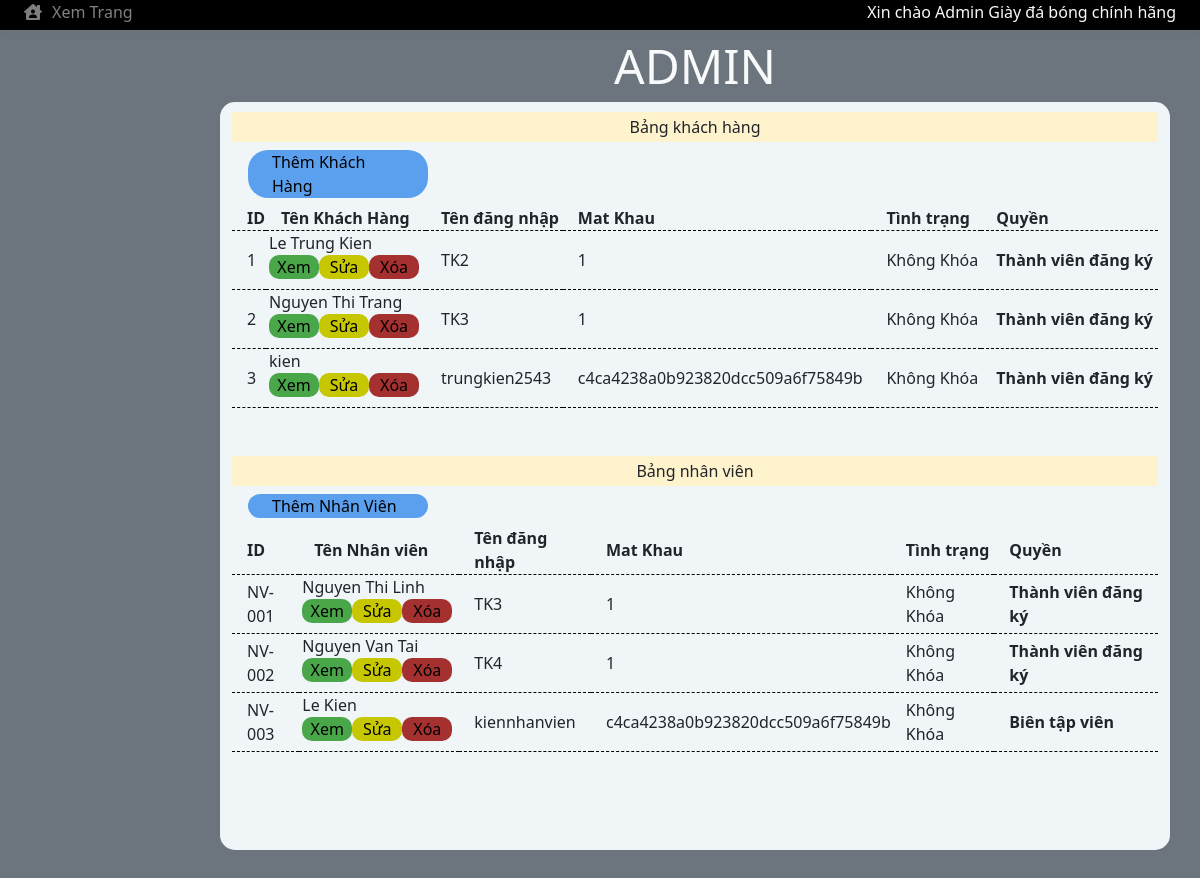
The app's page /admin/index.php?id=nd, older data.
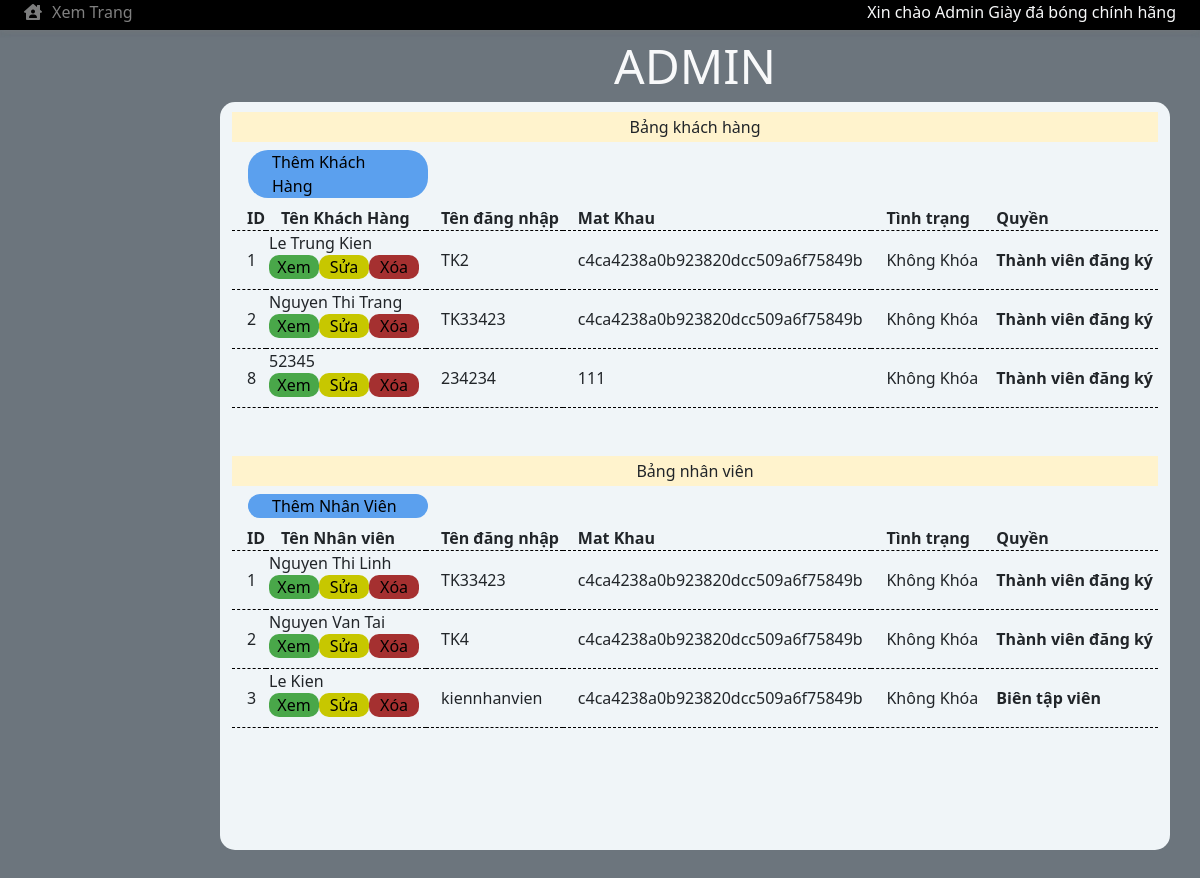
The same page, newer data.
### tables this page shows
CREATE TABLE `khachhang` (
  `MaKhach` int(50) NOT NULL,
  `TenKhach` varchar(50) NOT NULL,
  `DiaChi` varchar(50) NOT NULL,
  `SDT` varchar(50) NOT NULL,
  `MaTaiKhoan` int(50) NOT NULL,
  `TrangThai` int(2) NOT NULL DEFAULT 1
);

CREATE TABLE `taikhoan` (
  `MaTaiKhoan` int(50) NOT NULL,
  `TenDN` varchar(50) NOT NULL,
  `MatKhau` varchar(50) NOT NULL,
  `Email` varchar(50) NOT NULL,
  `NgayTao` date NOT NULL,
  `TinhTrang` tinyint(1) NOT NULL,
  `Quyen` varchar(50) NOT NULL,
  `TrangThai` int(2) NOT NULL DEFAULT 1
);

CREATE TABLE `nhanvien` (
  `MaNhanVien` varchar(50) NOT NULL,
  `Quyen` tinyint(1) NOT NULL,
  `DiaChi` varchar(50) NOT NULL,
  `TenNhanVien` varchar(50) NOT NULL,
  `SDT` varchar(50) NOT NULL,
  `MaTaiKhoan` int(50) NOT NULL,
  `TrangThai` int(2) NOT NULL DEFAULT 1
);

### admin/template/template_content/nguoidung.php (the view, shortened to what this page needs)
<div id="nguoidung">
<?php
$MaQuyen = $_GET['pq'];
include '../db/dbconnect.php';
$listQuyen = [];
$sql = "SELECT * FROM quyen";
$result = $conn->query($sql);
if ($result->num_rows > 0) {
    while ($row = $result->fetch_assoc()) {
        $listQuyen[$row['MaQuyen']]=$row['TenQuyen'];
    }
}
$sql = "SELECT * FROM khachhang Where TrangThai=1";
$result = $conn->query($sql);
if ($result->num_rows > 0) {
    echo "
    <div id='khachhang' class='d-block'>
    <div class='row mark m-0'>
    <p class='text-center'>Bảng khách hàng</p></div>
    <div class='row m-2'>
        <div class='col mx-2 adminthem'>
            <a href='editkh.php?pq=".$MaQuyen."' class='row'>
                <div class='col text-black'>Thêm Khách Hàng</div>
            </a>
        </div>
    </div>
    <table class='w-100  bangnoidung'>
            <tr>
                <th>ID</th>
                <th>Tên Khách Hàng</th>
                <th>Tên đăng nhập</th>
                <th>Mat Khau</th>
                <th>Tình trạng</th>
                <th>Quyền</th>
            </tr>";
    while($row = $result->fetch_assoc()) {
        $selectTaiKhoan = 'SELECT * FROM taikhoan WHERE TrangThai=1 AND MaTaiKhoan = "'. $row['MaTaiKhoan'] . '"';
        $resultTaiKhoan = mysqli_query($conn, $selectTaiKhoan);
        $rowTaiKhoan = mysqli_fetch_assoc($resultTaiKhoan);
        echo "<tr>
            <td>" . $row['MaKhach']. "</td>
            <td style='width:160px;'>
                <div class='row'>"
                    .$row['TenKhach']."
                </div>
                <div class='row hanhdong'>";
                echo"<a href='#' class='xem'>
                        <div class='col'>
                            Xem
                        </div>
                    </a>";
                echo"<a href='editkh.php?pq=".$MaQuyen."hd=s&id=".$row['MaKhach']."' class='sua'>
                        <div class='col'>
                            Sửa
                        </div>
                    </a>";
                echo"<a href='xuly/xulyXoaKH.php?pq=".$MaQuyen."&idnd=".$row['MaKhach']."&idtk=".$row['MaTaiKhoan']."' class='xoa' onclick=\"return confirm('Bạn có chắc chắn muốn xóa sản phẩm ".$row['TenKhach']."  <3')\">
                        <div class='col'>
                            Xóa
                        </div>
                    </a>";
        echo "        </div>
            </td>
            <td>" . $rowTaiKhoan["TenDN"]. "</td>
            <td>" . $rowTaiKhoan["MatKhau"]. "</td>";
            if( $rowTaiKhoan["TinhTrang"]=="0")
            echo" <td>Khóa</td>";
            else
            echo" <td>Không Khóa</td>";
            foreach ($listQuyen as $ma=>$ten ){
                if($rowTaiKhoan["Quyen"]==$ma){
                    echo "<th>$ten</th>";
            }
           }
        echo "</tr>";
    }
    echo "</table>
    </div>";
} else {
    echo "Không có sản phẩm.";
}
$sql = "SELECT * FROM nhanvien Where TrangThai=1 ";
$result = $conn->query($sql);
if ($result->num_rows > 0) {
    echo "
    <div id='nhanvien' class='d-block mt-5'>
    <div class='row mark m-0'>
    <p class='text-center'>Bảng nhân viên</p></div>
    <div class='row m-2'>
        <div class='col mx-2 adminthem'>
            <a href='editnv.php?pq=".$MaQuyen."' class='row'>
                <div class='col text-black'>Thêm Nhân Viên</div>
            </a>
        </div>
    </div>
    <table class='w-100 bangnoidung'>
        <tr>
            <th>ID</th>
            <th>Tên Nhân viên</th>
            <th>Tên đăng nhập</th>
            <th>Mat Khau</th>
            <th>Tình trạng</th>
            <th>Quyền</th>
        </tr>";
    while($row = $result->fetch_assoc()) {
        $selectTaiKhoan = 'SELECT * FROM taikhoan WHERE TrangThai=1 AND MaTaiKhoan = "'. $row['MaTaiKhoan'] . '"';
        $resultTaiKhoan = mysqli_query($conn, $selectTaiKhoan);
        $rowTaiKhoan = mysqli_fetch_assoc($resultTaiKhoan);
        echo "<tr>
            <td>" . $row['MaNhanVien']. "</td>
            <td style='width:160px;'>
                <div class='row'>"
                    .$row['TenNhanVien']."
                </div>
                <div class='row hanhdong'>";
                echo"<a href='#' class='xem'>
                        <div class='col'>
                            Xem
                        </div>
                    </a>";
                echo"<a href='editnv.php?".$MaQuyen."hd=s&id=".$row['MaNhanVien']."' class='sua'>
                        <div class='col'>
                            Sửa
                        </div>
                    </a>";
                echo"<a href='xuly/xulyXoanv.php?pq=".$MaQuyen."&idnd=".$row['MaNhanVien']."&idtk=".$row['MaTaiKhoan']."' class='xoa' onclick=\"return confirm('Bạn có chắc chắn muốn xóa sản phẩm ".$row['TenNhanVien']." <3')\">
                        <div class='col'>
                            Xóa
                        </div>
                    </a>";
        echo "        </div>
            </td>
            <td>" . $rowTaiKhoan["TenDN"]. "</td>
            <td>" . $rowTaiKhoan["MatKhau"]. "</td>";
            if( $rowTaiKhoan["TinhTrang"]==0)
            echo" <td>Khóa</td>";
            else
            echo" <td>Không Khóa</td>";
            foreach ($listQuyen as $ma=>$ten ){
                if($rowTaiKhoan["Quyen"]==$ma){
                    echo "<th>$ten</th>";
            }
           }
        echo"</tr>";
    }
    echo "</table>
    </div>";
} else {
    echo "Không có sản phẩm.";
}
?>
</div>

### admin/index.php (shortened to what this page needs)
<!DOCTYPE html>
<html lang="en">
<head>
    <link rel="stylesheet" href="https://cdnjs.cloudflare.com/ajax/libs/font-awesome/5.15.4/css/all.min.css"
 />
    <link rel="stylesheet" href="./css/bootstrap.min.css">
    <link rel="stylesheet" href="./css/DonHang.css">
    <link rel="stylesheet" href="./css/admin.css">
    <link rel="stylesheet" href="./css/KhuyenMai.css">
    <link rel="stylesheet" href="./css/PhanQuyen.css">
    <link rel="stylesheet" href="./css/DanhMuc.css">
    <link rel="stylesheet" href="../fonts/themify-icons-font/themify-icons/themify-icons.css">
</head>
<body>
    <div class="wrapper" style=" background-color: #6c757d;height:100%;min-height:100vh">
        <?php include('template/topbar_ad.php');?>
        <div class="container">
            <div class="row " style="min-height:900px;padding-bottom:50px;position: relative;">
                <div class="col-2 d-none d-lg-block d-md-block"></div>
                <?php include('template/main_ad.php');?>
            </div>
        </div>
    </div>
</body>
</html>

### admin/template/topbar_ad.php
<div id="topbar" class="row bg-black text-light d-none d-lg-flex d-md-flex m-0">
            <div id="topbar-1"class="col col-5 col-lg-4 d-flex px-4">
                <div class="icon-back">
                    <i class="fas fa-house-user"></i>
                </div>
                <a href="../"> Xem Trang</a>
            </div>
            <div class="col  col-4 d-none d-lg-flex">
             </div>
            <div class="col col-7 col-lg-4 px-4 justify-content-end d-flex align-text-top">
                <p class="text-center">
                    Xin chào Admin Giày đá bóng chính hãng
                </p>
            </div>
        </div>

### admin/template/main_ad.php
<div id="main" class="col col-12 col-lg-10 col-md-10 ">
    <?php include('header_ad.php');?>
    <?php include('content_ad.php');?>
</div>

### admin/template/header_ad.php
<div class="row text-light text-center fa-3x bg-secondary border-5">
    <p c>ADMIN</p>
</div>

### admin/template/content_ad.php (shortened to what this page needs)
<div id="content"class="row" style="background-color:#f0f5f8;height:calc(100% - 72px)">
<?php
if(isset($_GET['id'])){
    switch($_GET['id']){
        case 'nd':
            include('template_content/nguoidung.php');
        break;
    }
}
?>
</div>

### admin/css/DonHang.css (style rules this page uses)
* { margin: 0px; padding: 0px; }

### admin/css/admin.css (style rules this page uses)
* { padding: 0; margin: 0; box-sizing: border-box; }
p,a { text-decoration:none; margin: 0 !important; padding: 0 !important; }
.adminthem { max-width:180px; border-radius: 20px; background-color: #5ba0ee; color: #000; }
@media (min-width: 768px) { #main { margin-top:30px !important; } }
@media (min-width: 992px) { #main { margin-top:30px !important; } }
div#topbar { position: fixed; height: 30px; width: 100vw; top: 0px; z-index: 50; box-shadow: 0 1px 6px 0 rgb(152 152 152 / 34%), 0 2px 6px 2px rgb(60 64 67 / 15%); }
#main { margin-top: 56px; }
#main > *:nth-child(2) > * { margin-top: 10px !important; margin-bottom: 10px !important; }
#main > *:nth-child(2) { border-radius: 15px; margin-bottom: 50px; }
#topbar-1 a { color:#fff; max-height:30px; }
.icon-back { margin-right:10px; max-height:30px }
table.bangnoidung tr td .row > a { width:50px; color:#000; text-align: center; cursor: pointer; }
table.bangnoidung tr td .row .xoa { background-color: rgb(165, 48, 48); }
table.bangnoidung tr td .row .sua { background-color: rgb(199, 199, 0); }
table.bangnoidung tr td .row .xem { background-color: rgb(73, 167, 73); }
table.bangnoidung tr td ,table.bangnoidung tr th { padding-left:15px; }
table.bangnoidung tr + tr { border-top: 1px dashed black; border-bottom: 1px dashed black; border-radius: 10%; }
table.bangnoidung tr td .hanhdong { margin-bottom: 10px; }
table.bangnoidung tr td .hanhdong >a { border-radius: 10px; }
#khachhang { display: flex; }
#nhanvien { display: flex; }

### admin/css/KhuyenMai.css (style rules this page uses)
* { margin: 0px; padding: 0px; }

### admin/css/PhanQuyen.css (style rules this page uses)
* { margin: 0px; padding: 0px; }

### admin/css/DanhMuc.css (style rules this page uses)
* { margin: 0px; padding: 0px; }

Row changes from the older to the newer data that the page shows:
no longer on this page (row edited): khachhang: MaKhach "3", TenKhach "kien", MaTaiKhoan.TenDN "trungkien2543", MaTaiKhoan.MatKhau "c4ca4238a0b923820dcc509a6f75849b", ten "Thành viên đăng ký"
removed nhanvien: MaNhanVien "NV-001", TenNhanVien "Nguyen Thi Linh", MaTaiKhoan.TenDN "TK3", MaTaiKhoan.MatKhau "1", ten "Thành viên đăng ký"
removed nhanvien: MaNhanVien "NV-002", TenNhanVien "Nguyen Van Tai", MaTaiKhoan.TenDN "TK4", MaTaiKhoan.MatKhau "1", ten "Thành viên đăng ký"
removed nhanvien: MaNhanVien "NV-003", TenNhanVien "Le Kien", MaTaiKhoan.TenDN "kiennhanvien", MaTaiKhoan.MatKhau "c4ca4238a0b923820dcc509a6f75849b", ten "Biên tập viên"
changed through a linked row, khachhang "Le Trung Kien": MaTaiKhoan.MatKhau "1" → "c4ca4238a0b923820dcc509a6f75849b"
changed through a linked row, khachhang "Nguyen Thi Trang": MaTaiKhoan.TenDN "TK3" → "TK33423"; MaTaiKhoan.MatKhau "1" → "c4ca4238a0b923820dcc509a6f75849b"
added khachhang: MaKhach "8", TenKhach "52345", MaTaiKhoan.TenDN "234234", MaTaiKhoan.MatKhau "111", ten "Thành viên đăng ký"
added nhanvien: MaNhanVien "1", TenNhanVien "Nguyen Thi Linh", MaTaiKhoan.TenDN "TK33423", MaTaiKhoan.MatKhau "c4ca4238a0b923820dcc509a6f75849b", ten "Thành viên đăng ký"
added nhanvien: MaNhanVien "2", TenNhanVien "Nguyen Van Tai", MaTaiKhoan.TenDN "TK4", MaTaiKhoan.MatKhau "c4ca4238a0b923820dcc509a6f75849b", ten "Thành viên đăng ký"
added nhanvien: MaNhanVien "3", TenNhanVien "Le Kien", MaTaiKhoan.TenDN "kiennhanvien", MaTaiKhoan.MatKhau "c4ca4238a0b923820dcc509a6f75849b", ten "Biên tập viên"
